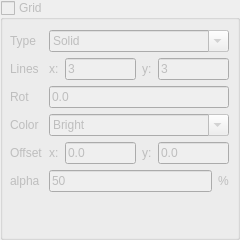
          <widget class="QGroupBox" name="SectionGrid">
           <property name="enabled">
            <bool>false</bool>
           </property>
           <property name="minimumSize">
            <size>
             <width>240</width>
             <height>235</height>
            </size>
           </property>
           <property name="maximumSize">
            <size>
             <width>240</width>
             <height>16777215</height>
            </size>
           </property>
           <property name="styleSheet">
            <string notr="true">QGroupBox:enabled:checked{border-color:#66AAFF; border-width:2px}
</string>
           </property>
           <property name="title">
            <string>Grid</string>
           </property>
           <property name="checkable">
            <bool>true</bool>
           </property>
           <property name="checked">
            <bool>false</bool>
           </property>
           <widget class="QWidget" name="layoutWidget_2">
            <property name="geometry">
             <rect>
              <x>10</x>
              <y>30</y>
              <width>219</width>
              <height>201</height>
             </rect>
            </property>
            <layout class="QFormLayout" name="formLayout_2">
             <item row="0" column="0">
              <widget class="QLabel" name="typeLabel">
               <property name="text">
                <string>Type</string>
               </property>
              </widget>
             </item>
             <item row="0" column="1">
              <widget class="QComboBox" name="gridTypeCombo">
               <property name="editable">
                <bool>true</bool>
               </property>
               <item>
                <property name="text">
                 <string>Solid</string>
                </property>
               </item>
               <item>
                <property name="text">
                 <string>Dot</string>
                </property>
               </item>
               <item>
                <property name="text">
                 <string>Dash</string>
                </property>
               </item>
               <item>
                <property name="text">
                 <string>DashDot</string>
                </property>
               </item>
              </widget>
             </item>
             <item row="1" column="0">
              <widget class="QLabel" name="linesLabel">
               <property name="text">
                <string>Lines</string>
               </property>
              </widget>
             </item>
             <item row="1" column="1">
              <layout class="QHBoxLayout" name="horizontalLayout_5">
               <item>
                <layout class="QHBoxLayout" name="horizontalLayout_9">
                 <item>
                  <widget class="QLabel" name="xlabel">
                   <property name="text">
                    <string>x:</string>
                   </property>
                  </widget>
                 </item>
                 <item>
                  <widget class="QLineEdit" name="xLineEdit">
                   <property name="text">
                    <string>3</string>
                   </property>
                  </widget>
                 </item>
                </layout>
               </item>
               <item>
                <layout class="QHBoxLayout" name="horizontalLayout_6">
                 <item>
                  <widget class="QLabel" name="ylabel">
                   <property name="text">
                    <string>y:</string>
                   </property>
                  </widget>
                 </item>
                 <item>
                  <widget class="QLineEdit" name="yLineEdit">
                   <property name="text">
                    <string>3</string>
                   </property>
                  </widget>
                 </item>
                </layout>
               </item>
              </layout>
             </item>
             <item row="2" column="0">
              <widget class="QLabel" name="rotLabel">
               <property name="text">
                <string>Rot</string>
               </property>
              </widget>
             </item>
             <item row="2" column="1">
              <widget class="QLineEdit" name="rotLineEdit">
               <property name="text">
                <string>0.0</string>
               </property>
              </widget>
             </item>
             <item row="3" column="0">
              <widget class="QLabel" name="gridColorLabel">
               <property name="text">
                <string>Color</string>
               </property>
              </widget>
             </item>
             <item row="3" column="1">
              <widget class="QComboBox" name="gridColorCombo">
               <property name="editable">
                <bool>true</bool>
               </property>
               <item>
                <property name="text">
                 <string>Bright</string>
                </property>
               </item>
               <item>
                <property name="text">
                 <string>Dark</string>
                </property>
               </item>
               <item>
                <property name="text">
                 <string>Red</string>
                </property>
               </item>
               <item>
                <property name="text">
                 <string>Blue</string>
                </property>
               </item>
               <item>
                <property name="text">
                 <string>Green</string>
                </property>
               </item>
               <item>
                <property name="text">
                 <string>Yellow</string>
                </property>
               </item>
              </widget>
             </item>
             <item row="4" column="0">
              <widget class="QLabel" name="offsetLabel">
               <property name="text">
                <string>Offset</string>
               </property>
              </widget>
             </item>
             <item row="4" column="1">
              <layout class="QHBoxLayout" name="horizontalLayout_10">
               <item>
                <layout class="QHBoxLayout" name="horizontalLayout_11">
                 <item>
                  <widget class="QLabel" name="xlabel_2">
                   <property name="text">
                    <string>x:</string>
                   </property>
                  </widget>
                 </item>
                 <item>
                  <widget class="QLineEdit" name="xOffsetLineEdit">
                   <property name="text">
                    <string>0.0</string>
                   </property>
                  </widget>
                 </item>
                </layout>
               </item>
               <item>
                <layout class="QHBoxLayout" name="horizontalLayout_12">
                 <item>
                  <widget class="QLabel" name="ylabel_2">
                   <property name="text">
                    <string>y:</string>
                   </property>
                  </widget>
                 </item>
                 <item>
                  <widget class="QLineEdit" name="yOffsetLineEdit">
                   <property name="text">
                    <string>0.0</string>
                   </property>
                  </widget>
                 </item>
                </layout>
               </item>
              </layout>
             </item>
             <item row="5" column="0">
              <widget class="QLabel" name="alpha">
               <property name="text">
                <string>alpha</string>
               </property>
              </widget>
             </item>
             <item row="5" column="1">
              <layout class="QHBoxLayout" name="horizontalLayout_13">
               <item>
                <layout class="QHBoxLayout" name="horizontalLayout_14">
                 <item>
                  <widget class="QLineEdit" name="alphaLineEdit">
                   <property name="text">
                    <string>50</string>
                   </property>
                  </widget>
                 </item>
                 <item>
                  <widget class="QLabel" name="percentLabel">
                   <property name="text">
                    <string>%</string>
                   </property>
                  </widget>
                 </item>
                </layout>
               </item>
              </layout>
             </item>
            </layout>
           </widget>
          </widget>
